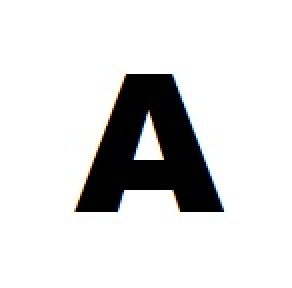
#> input picture zhangsuen/A_arial.jpg, 146 x 144 px (shown 2 times larger)
$ python zhangsuen.py   (Python 2 division)   (older library calls are emulated)
#> lines starting #> are read from the running program, lines starting #| are printed output that depends on the picture; after the words box and inside, x2 and y2 are one past the last pixel; in counts of white or black regions, pixels touching at a corner belong together
__author__ = 'Fatan Kasyidi'
from scipy import misc
import numpy as np
import copy
import matplotlib.pyplot as plt

img = misc.imread('A_arial.jpg')
#> img is the input picture: shape (144, 146, 3); mean R, G, B 220, 220, 220
bw = np.zeros((img.shape[0], img.shape[1]))
def getBW():
    for row in xrange(img.shape[0]):
        for col in xrange(img.shape[1]):
            if(np.sum(img[row][col]))/3 > 128:
                bw[row][col] = 0
            else:
                bw[row][col] = 1

def zhangSuen(obj):
    # plt.imshow(obj, cmap = 'Greys')
    # plt.show()
    # print obj.shape
    erase = [0]
    while erase:
        erase = []
        for row in range(1, obj.shape[0]-1):
            for col in xrange(1, obj.shape[1]-1):
                neighbors = [obj[row-1][col], obj[row-1][col+1], obj[row][col+1],
                obj[row+1][col+1], obj[row+1][col], obj[row+1][col-1],
                obj[row][col-1], obj[row-1][col-1]]

                p2, p3, p4, p5, p6, p7, p8, p9 = neighbors
                black = sum(neighbors)
                #transition
                transition = 0

                for p in xrange(len(neighbors)):
                    if neighbors[p - 1] < neighbors[p]:
                        transition += 1

                if (obj[row][col] == 1 and
                    2 <= black <= 6 and
                    transition == 1 and
                    p2*p4*p6 == 0 and
                    p4*p6*p8 == 0):
                    erase.append((row,col))
        for row, col in erase: obj[row][col] = 0
        # plt.imshow(obj, cmap = 'Greys')
        # plt.show()

        erase = []
        for row in xrange(1, obj.shape[0]-1):
            for col in xrange(1, obj.shape[1]-1):
                neighbors = [obj[row-1][col], obj[row-1][col+1], obj[row][col+1],
                obj[row+1][col+1], obj[row+1][col], obj[row+1][col-1],
                obj[row][col-1], obj[row-1][col-1]]

                p2, p3, p4, p5, p6, p7, p8, p9 = neighbors
                black = sum(neighbors)
                #transition
                transition = 0

                for p in xrange(len(neighbors)):
                    if neighbors[p - 1] < neighbors[p]:
                        transition += 1

                if (obj[row][col] == 1 and
                    2 <= black <= 6 and
                    transition == 1 and
                    p2*p4*p8 == 0 and
                    p2*p6*p8 == 0):
                    erase.append((row,col))
        for row, col in erase: obj[row][col] = 0
        # [5 lines of commented-out code are left out]
    return obj

def simpang(obj):
    intersection = 0
    obj = obj.astype(bool)
    for row in range(1, obj.shape[0]-1):
        for col in xrange(1, obj.shape[1]-1):
            n = [obj[row-1,col], obj[row-1,col+1], obj[row,col+1],
            obj[row+1,col+1], obj[row+1,col], obj[row+1,col-1],
            obj[row,col-1], obj[row-1,col-1],obj[row-1,col]]

            # p2, p3, p4, p5, p6, p7, p8, p9 = n
            # print np.diff(n), np.sum(np.diff(n))
            if np.sum(np.diff(n))/2 >= 3:
                intersection += 1
                # sum_intersection = np.sum(np.diff(n))

            #print n

    return intersection

def ujung(obj):
    endpoint = 0
    # blackindex = []
    obj = obj.astype(int)
    for row in range(1, obj.shape[0]-1):
        for col in xrange(1, obj.shape[1]-1):

            if obj[row,col] == 1:
                n = [obj[row-1][col], obj[row-1][col+1], obj[row][col+1],
                     obj[row+1][col+1], obj[row+1][col], obj[row+1][col-1],
                     obj[row][col-1], obj[row-1][col-1]]

                p2, p3, p4, p5, p6, p7, p8, p9 = n
                black = sum(n)
                # pri   nt np.diff(n), sum(np.diff(n))
                if black == 1:
                    endpoint += 1
                    # [8 lines of commented-out code are left out]
    return endpoint

def retrieve_data_training():
    with open('training arial (simpang,ujung,huruf).txt', 'r') as f:
        training = f.read().split('\n')

    # training_list = []
    # for i in len(training):
    #     training_list = training[i].split()

    training_split = [instance.split(',') for instance in training]
    training_int = [[int(instance[0]), int(instance[1]), instance[2]] for instance in training_split]

    # print training_list
    return training_int

def testing_data(training_int,u,s):

    some = 'tidak ketemu'
    ketemu = False
    i = 0
    while not ketemu:
        if training_int[i][0] == s and training_int[i][1] == u:
            some = training_int[i][2]
            # print training_int[i][0], training_int[i][1]
            ketemu = True
        i += 1
    return some
if __name__ == '__main__':
   getBW()
#> after the loop in getBW, `for row in xrange(img.shape[0]):`:
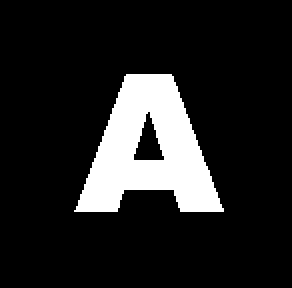
#> bw: shape (144, 146) float64 (shown 2 times larger); values 0 (black) and 1 (white), 13.7% white; 1 white region, box (x1, y1, x2, y2) and area: (37, 37, 112, 106) 2880
   tulang = zhangSuen(bw)
#> after the loop in zhangSuen, `while erase:`:
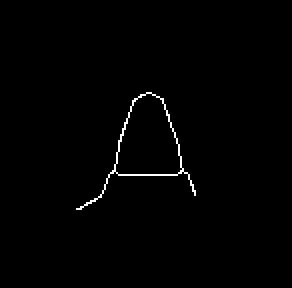
#> obj: shape (144, 146) float64 (shown 2 times larger); values 0 (black) and 1 (white), 0.83% white in thin lines or dots, all inside (x1, y1, x2, y2) = (38, 46, 98, 105)
   # print tulang
   s = simpang(tulang)
#> s = 2
   u = ujung(tulang)
#> u = 2
#> (the run stopped early here; a loop or call above may not have finished)

$ run again, with zhangsuen/Numeric.jpg copied over zhangsuen/A_arial.jpg
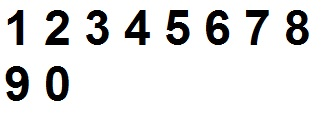
#> input picture zhangsuen/Numeric.jpg, 325 x 120 px
#> img is the input picture: shape (120, 325, 3); mean R, G, B 226.4, 226.4, 226.3
#> after the loop in getBW, `for row in xrange(img.shape[0]):`:
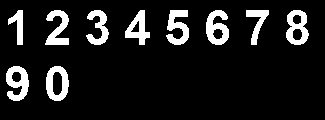
#> bw: shape (120, 325) float64; values 0 (black) and 1 (white), 11.1% white; 10 white regions, largest, box (x1, y1, x2, y2) and area: (206, 10, 229, 45) 506, (6, 66, 29, 101) 500, (166, 10, 189, 45) 482
#> after the loop in zhangSuen, `while erase:`:
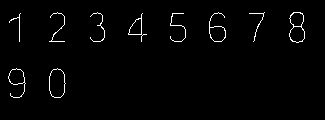
#> obj: shape (120, 325) float64; values 0 (black) and 1 (white), 1.7% white in thin lines or dots, all inside (x1, y1, x2, y2) = (8, 12, 305, 98)

$ run again, with zhangsuen/alfabet.jpg copied over zhangsuen/A_arial.jpg
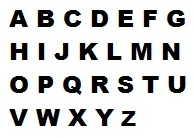
#> input picture zhangsuen/alfabet.jpg, 194 x 138 px
#> img is the input picture: shape (138, 194, 3); mean R, G, B 209.9, 210.2, 209.6
#> after the loop in getBW, `for row in xrange(img.shape[0]):`:
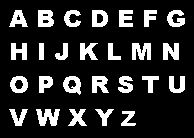
#> bw: shape (138, 194) float64; values 0 (black) and 1 (white), 17.2% white; 26 white regions, largest, box (x1, y1, x2, y2) and area: (36, 109, 60, 126) 265, (132, 43, 151, 60) 248, (38, 10, 54, 27) 224
#> after the loop in zhangSuen, `while erase:`:
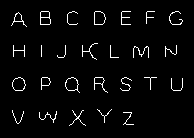
#> obj: shape (138, 194) float64; values 0 (black) and 1 (white), 3.3% white in thin lines or dots, all inside (x1, y1, x2, y2) = (11, 11, 183, 126)
